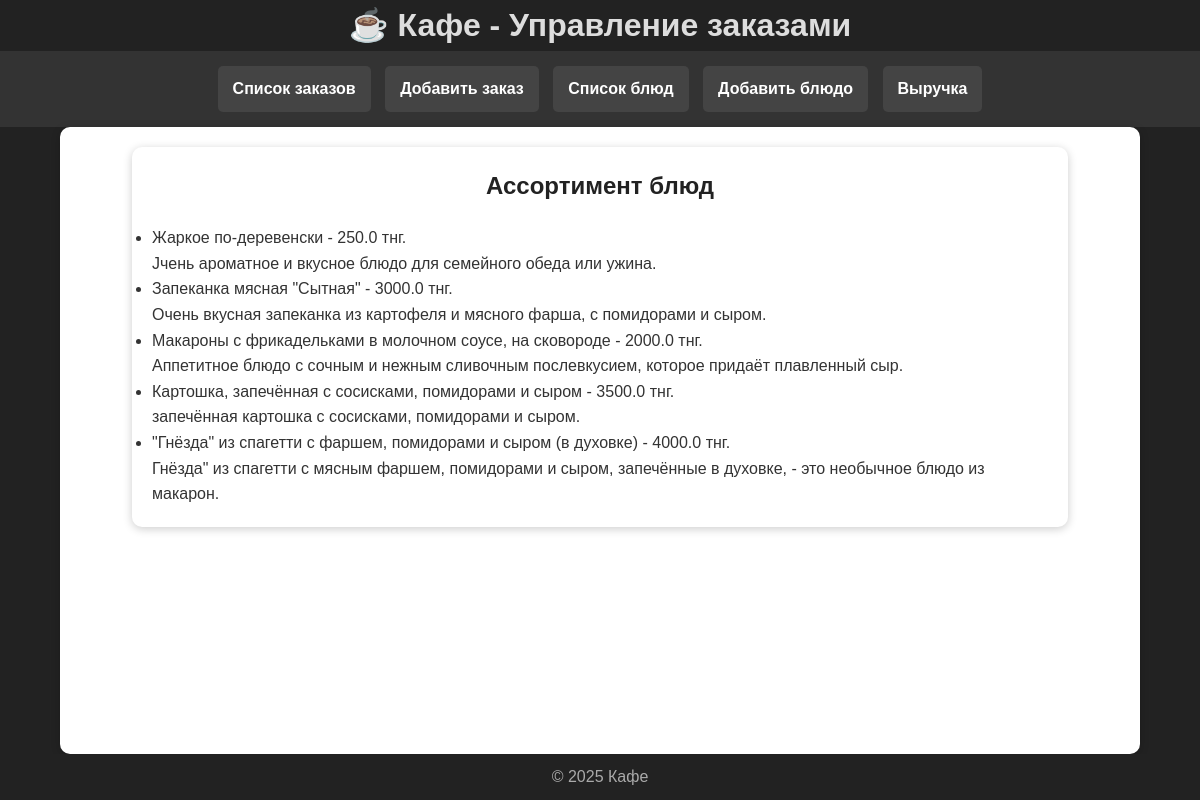
The app's page /orders/dish_list/ with its own data.
### orders/models.py (models this page shows, shortened)
class Dish(models.Model):
    name = models.CharField(max_length=100, verbose_name="Название блюда")
    description = models.TextField(verbose_name="Описание", blank=True)
    price = models.FloatField(verbose_name="Цена")

### orders/views.py (the view)
# urls.py: path('dish_list/', dish_list, name='dish_list'),
def dish_list(request):
    dishes = Dish.objects.all()
    return render(request, 'orders/dish_list.html', {'dishes': dishes})

### orders/templates/orders/dish_list.html
{% extends 'base.html' %}
{% block content %}
    <div class="container">
        <h2>Ассортимент блюд</h2>
        <ul>
            {% for dish in dishes %}
                <li>{{ dish.name }} - {{ dish.price }} тнг. <br> {{ dish.description }}</li>
            {% empty %}
                <li>Нет доступных блюд в ассортименте.</li>
            {% endfor %}
        </ul>
    </div>
{% endblock %}

### static/css/styles.css (style rules this page uses)
* { margin: 0; padding: 0; box-sizing: border-box; }
body { font-family: Arial, sans-serif; background-color: #222; color: #ddd; line-height: 1.6; }
.container { max-width: 900px; margin: 20px auto; padding: 20px; background: #fff; border-radius: 10px; box-shadow: 0 2px 10px rgba(0, 0, 0, 0.2); color: #333; }
h2 { text-align: center; margin-bottom: 20px; color: #222; }
body { display: flex; flex-direction: column; min-height: 100vh; margin: 0; }
.container { flex: 1; }
.container { width: 80%; margin: 0 auto; }
.container { width: 90%; max-width: 1200px; margin: 0 auto; }

### records on screen
Dish: name "Жаркое по-деревенски", price "250.0", description "Jчень ароматное и вкусное блюдо для семейного обеда или ужина."
Dish: name "Запеканка мясная \"Сытная\"", price "3000.0", description "Очень вкусная запеканка из картофеля и мясного фарша, с помидорами и сыром."
Dish: name "Макароны с фрикадельками в молочном соусе, на сковороде", price "2000.0", description "Аппетитное блюдо с сочным и нежным сливочным послевкусием, которое придаёт плавленный сыр."
Dish: name "Картошка, запечённая с сосисками, помидорами и сыром", price "3500.0", description "запечённая картошка с сосисками, помидорами и сыром."
Dish: name "\"Гнёзда\" из спагетти с фаршем, помидорами и сыром (в духовке)", price "4000.0", description "Гнёзда\" из спагетти с мясным фаршем, помидорами и сыром, запечённые в духовке, - это необычное блюдо из макарон."
